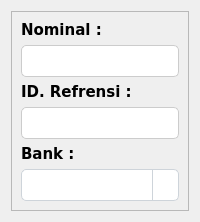
                        <widget class="QWidget" name="debit_page">
                         <layout class="QHBoxLayout" name="horizontalLayout_6">
                          <item>
                           <widget class="QFrame" name="debit_frame">
                            <property name="frameShape">
                             <enum>QFrame::Shape::StyledPanel</enum>
                            </property>
                            <property name="frameShadow">
                             <enum>QFrame::Shadow::Raised</enum>
                            </property>
                            <layout class="QVBoxLayout" name="verticalLayout_12">
                             <item>
                              <widget class="QLabel" name="nominal_debit_label">
                               <property name="font">
                                <font>
                                 <family>Verdana</family>
                                 <pointsize>11</pointsize>
                                 <bold>true</bold>
                                </font>
                               </property>
                               <property name="text">
                                <string>Nominal :</string>
                               </property>
                              </widget>
                             </item>
                             <item>
                              <widget class="QLineEdit" name="nominal_debit_input">
                               <property name="font">
                                <font>
                                 <pointsize>11</pointsize>
                                 <bold>true</bold>
                                </font>
                               </property>
                               <property name="styleSheet">
                                <string notr="true">QLineEdit {
    background-color: white;
    color: black;
    border: 1px solid #cccccc;
    border-radius: 5px;
    padding: 5px;
}</string>
                               </property>
                               <property name="readOnly">
                                <bool>true</bool>
                               </property>
                              </widget>
                             </item>
                             <item>
                              <widget class="QLabel" name="reference_debit_label">
                               <property name="font">
                                <font>
                                 <family>Verdana</family>
                                 <pointsize>11</pointsize>
                                 <bold>true</bold>
                                </font>
                               </property>
                               <property name="text">
                                <string>ID. Refrensi :</string>
                               </property>
                              </widget>
                             </item>
                             <item>
                              <widget class="QLineEdit" name="reference_debit_input">
                               <property name="font">
                                <font>
                                 <pointsize>11</pointsize>
                                 <bold>true</bold>
                                </font>
                               </property>
                               <property name="styleSheet">
                                <string notr="true">QLineEdit {
    background-color: white;
    color: black;
    border: 1px solid #cccccc;
    border-radius: 5px;
    padding: 5px;
}</string>
                               </property>
                               <property name="readOnly">
                                <bool>false</bool>
                               </property>
                              </widget>
                             </item>
                             <item>
                              <widget class="QLabel" name="bank_debit_label">
                               <property name="font">
                                <font>
                                 <family>Verdana</family>
                                 <pointsize>11</pointsize>
                                 <bold>true</bold>
                                </font>
                               </property>
                               <property name="text">
                                <string>Bank :</string>
                               </property>
                              </widget>
                             </item>
                             <item>
                              <widget class="QComboBox" name="bank_debit_comboBox">
                               <property name="styleSheet">
                                <string notr="true">QComboBox {
    background-color: #ffffff;
    border: 1px solid #ced4da;
    border-radius: 5px;
    padding: 6px 10px;
    font-size: 14px;
    color: #495057;
}

QComboBox:focus {
    border: 2px solid #80bdff;
}

QComboBox::drop-down {
    subcontrol-origin: padding;
    subcontrol-position: top right;
    width: 25px;
    border-left: 1px solid #ced4da;
}
</string>
                               </property>
                              </widget>
                             </item>
                            </layout>
                           </widget>
                          </item>
                         </layout>
                        </widget>
